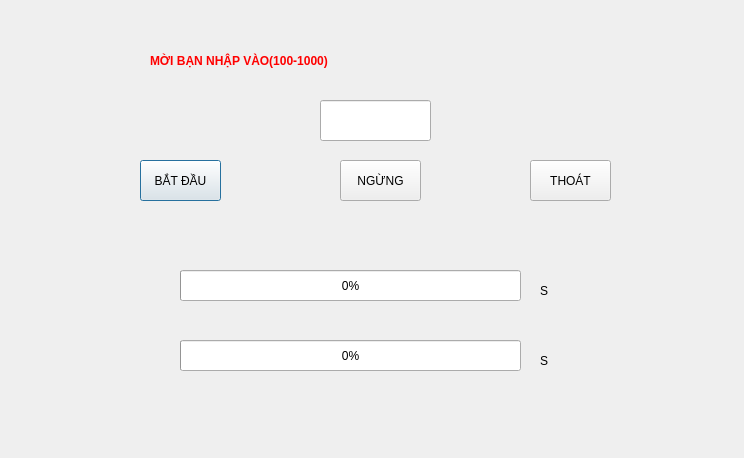
<?xml version="1.0" encoding="UTF-8"?>
<ui version="4.0">
 <class>Dialog</class>
 <widget class="QDialog" name="Dialog">
  <property name="geometry">
   <rect>
    <x>0</x>
    <y>0</y>
    <width>744</width>
    <height>458</height>
   </rect>
  </property>
  <property name="windowTitle">
   <string>Dialog</string>
  </property>
  <widget class="QLabel" name="label">
   <property name="geometry">
    <rect>
     <x>150</x>
     <y>20</y>
     <width>461</width>
     <height>81</height>
    </rect>
   </property>
   <property name="styleSheet">
    <string notr="true">FONT:28PX;FONT-WEIGHT:BOLD;COLOR:RED</string>
   </property>
   <property name="text">
    <string>MỜI BẠN NHẬP VÀO(100-1000)</string>
   </property>
  </widget>
  <widget class="QLabel" name="label_2">
   <property name="geometry">
    <rect>
     <x>540</x>
     <y>270</y>
     <width>101</width>
     <height>41</height>
    </rect>
   </property>
   <property name="text">
    <string>S</string>
   </property>
  </widget>
  <widget class="QLabel" name="label_3">
   <property name="geometry">
    <rect>
     <x>540</x>
     <y>340</y>
     <width>101</width>
     <height>41</height>
    </rect>
   </property>
   <property name="text">
    <string>S</string>
   </property>
  </widget>
  <widget class="QPushButton" name="pushButton">
   <property name="geometry">
    <rect>
     <x>140</x>
     <y>160</y>
     <width>81</width>
     <height>41</height>
    </rect>
   </property>
   <property name="text">
    <string>BẮT ĐẦU</string>
   </property>
  </widget>
  <widget class="QPushButton" name="pushButton_2">
   <property name="geometry">
    <rect>
     <x>340</x>
     <y>160</y>
     <width>81</width>
     <height>41</height>
    </rect>
   </property>
   <property name="text">
    <string>NGỪNG</string>
   </property>
  </widget>
  <widget class="QPushButton" name="pushButton_3">
   <property name="geometry">
    <rect>
     <x>530</x>
     <y>160</y>
     <width>81</width>
     <height>41</height>
    </rect>
   </property>
   <property name="text">
    <string>THOÁT</string>
   </property>
  </widget>
  <widget class="QProgressBar" name="progressBar">
   <property name="geometry">
    <rect>
     <x>180</x>
     <y>270</y>
     <width>341</width>
     <height>31</height>
    </rect>
   </property>
   <property name="maximum">
    <number>1000</number>
   </property>
   <property name="value">
    <number>0</number>
   </property>
  </widget>
  <widget class="QProgressBar" name="progressBar_2">
   <property name="geometry">
    <rect>
     <x>180</x>
     <y>340</y>
     <width>341</width>
     <height>31</height>
    </rect>
   </property>
   <property name="maximum">
    <number>1000</number>
   </property>
   <property name="value">
    <number>0</number>
   </property>
  </widget>
  <widget class="QLineEdit" name="lineEdit">
   <property name="geometry">
    <rect>
     <x>320</x>
     <y>100</y>
     <width>111</width>
     <height>41</height>
    </rect>
   </property>
  </widget>
 </widget>
 <resources/>
 <connections/>
</ui>
